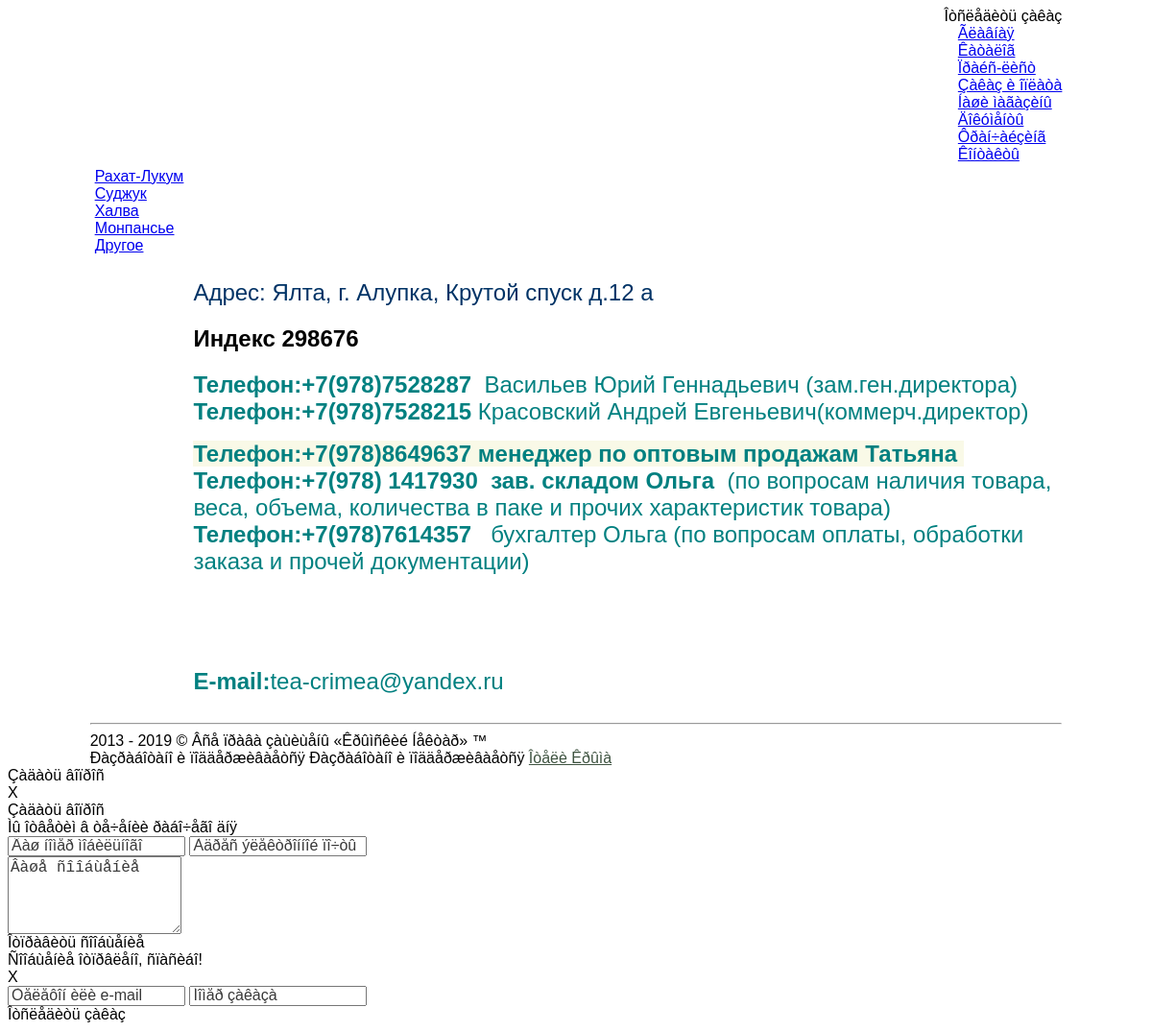
The page /contact.php on the database its author committed.
### tables this page shows
CREATE TABLE `categories` (
  `id` int(2) NOT NULL,
  `nam_categories` varchar(255) NOT NULL DEFAULT '',
  `link` varchar(255) NOT NULL DEFAULT '',
  `description` varchar(255) NOT NULL DEFAULT '',
  `img` varchar(255) NOT NULL DEFAULT '',
  `img_left` varchar(255) NOT NULL DEFAULT '',
  `ord` int(3) NOT NULL DEFAULT '10'
);

CREATE TABLE `set_table_sist` (
  `id` int(2) NOT NULL,
  `page` varchar(255) NOT NULL DEFAULT '',
  `title` varchar(255) NOT NULL DEFAULT '',
  `meta_d` varchar(255) NOT NULL DEFAULT '',
  `meta_k` varchar(255) NOT NULL DEFAULT '',
  `text` text NOT NULL
);

### blocks/db.php (called while the page is built, shortened)
<?php
$ver = 3;
?>

### contact.php (the view, shortened to what this page needs)
<? include ("blocks/db.php");
$rezult = mysql_query ("SELECT title, meta_d, meta_k, text FROM set_table_sist WHERE page='cont'",$db);
if (mysql_num_rows($rezult)>0){
		$row = mysql_fetch_array($rezult);
	}
?>
<!DOCTYPE html PUBLIC "-//W3C//DTD XHTML 1.0 Transitional//EN" "http://www.w3.org/TR/xhtml1/DTD/xhtml1-transitional.dtd">
<html xmlns="http://www.w3.org/1999/xhtml">
<head>
<link href="css/style.css?ver=<?=$ver?>" rel="stylesheet" type="text/css" />
</head>
<body>
<table class="mainTable" align="center" border="0" cellspacing="0" cellpadding="0">
  <tr>
    <?php include('blocks/head.php'); ?>
  </tr>
  <tr>
    <td valign="top" height="500" class="cenTd">
                <table width="100%" border="0"  cellspacing="0" cellpadding="5">
                  <tr>
                   <?php include('blocks/left.php'); ?>
                   <td valign="top" class="center">
                        		 <table align="center" style="margin-top:100px;" width="900" border="0"  cellspacing="0" cellpadding="0">
                                 	<tr>
										<td>
                                        	<?php echo $row['text']; ?>
                                        </td>
                                  </tr>
                                </table>
                   </td>
                </tr>
                </table>
    </td>
  </tr>
  <tr>
	<?php include('blocks/footer.php'); ?>
  </tr>
</table>
<?php include('blocks/end.php'); ?>
</body>
</html>

### blocks/left.php (shortened to what this page needs)
<td class="leftPanel" valign="top" id="leftShop">
                    	<div class="menu">
                                <div class="cenMenu">
                                    <?
                                        $ForCatLeft=mysql_query("SELECT * FROM `categories` order by `ord` ");
                                        while ($RowCatLeft=mysql_fetch_array($ForCatLeft)) {
                                            echo('
                                                <div class="categMenu"><a href="tea.php?cat='.$RowCatLeft['id'].'"> '.$RowCatLeft['nam_categories'].' </a></div>
                                            ');
                                        }
                                    ?>
                                </div>
                        </div>
                    </td>

### css/style.css (style rules this page uses)
body { font-family: Arial; }

### rows shown on the page
categories: nam_categories "Рахат-Лукум"
categories: nam_categories "Суджук"
categories: nam_categories "Халва"
categories: nam_categories "Монпансье"
categories: nam_categories "Другое"
set_table_sist: text "Адрес: Ялта, г. Алупка, Крутой спуск д.12 а Индекс 298676 Телефон:+7(978)7528287 Васильев Юрий Геннадьевич (зам.ген.директора) Телефон:+7(978)7528215 Красовский Андрей Евгеньевич(коммерч.директор) Телефон:+7(978)8649637 менеджер по оптовым продажам Татьяна Телефон:+7(978) 1417930 зав. складом Ольга (по вопросам наличия товара, веса, объема, количества в паке и прочих характеристик товара) Телефон:+7(978)7614357 бухгалтер Ольга (по вопросам оплаты, обработки заказа и прочей документации) E-mail: tea-crimea@yandex.ru"
